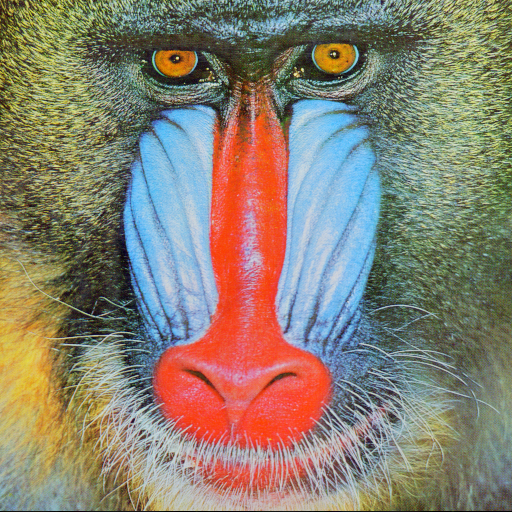
%> input picture Images/4/Baboon.bmp, 512 x 512 px
$ octave fft_showcasing.m   (GNU Octave 9; MATLAB toolbox functions it lacks are replaced by stand-ins)
%> lines starting %> are read from the running program, lines starting %| are printed output that depends on the picture
clear;

im = imread('..\Images\4\Baboon.bmp');
%> im is the input picture: size 512x512x3 uint8; mean R, G, B 137.4, 128.9, 113.1
im = rgb2gray(im);
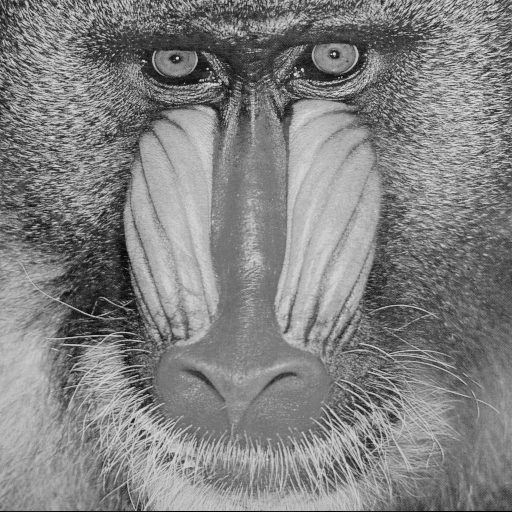
%> im: size 512x512 uint8; min 0, max 231, mean 129.6

fft_result=fftshift(fft2(im));
mag=abs(fft_result);
phase=angle(fft_result);
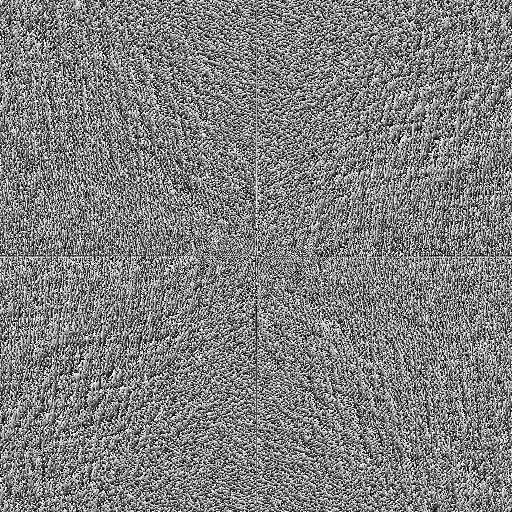
%> phase: size 512x512 double; min -3.14, max 3.14, mean 1.2e-05; drawn with min black and max white

figure;
subplot(2,2,1);imshow(im);title('original image');
subplot(2,2,2);imshow(mag,[]); title('magnitude (no scale)');
subplot(2,2,3);imshow(log(mag),[]); title('magnitude with log scale');
%> after `imshow(log(mag),[])`:
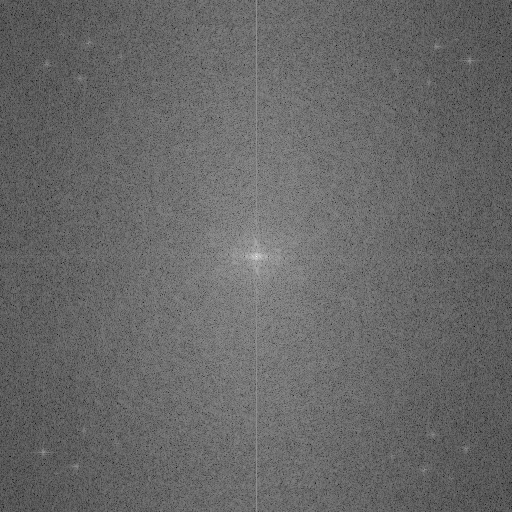
%> displayed picture: size 512x512, on the screen's scale of 0 to 255; min 0, max 255, mean 103.5
subplot(2,2,4);imshow(phase);title('phase');
%> after `imshow(phase)`:
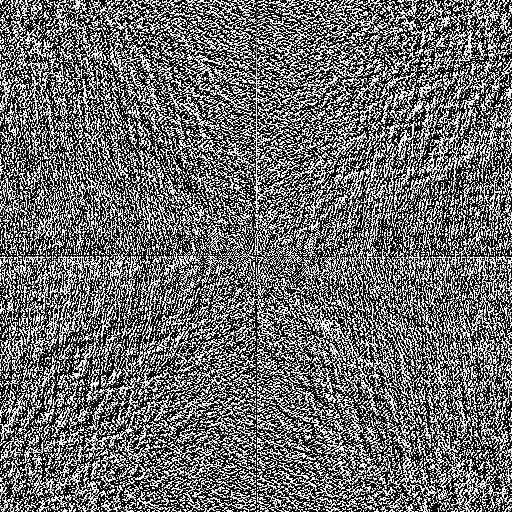
%> displayed picture: size 512x512, on the screen's scale of 0 to 255; min 0, max 255, mean 107.1

$ run again, with Images/4/Barbara.bmp copied over Images/4/Baboon.bmp
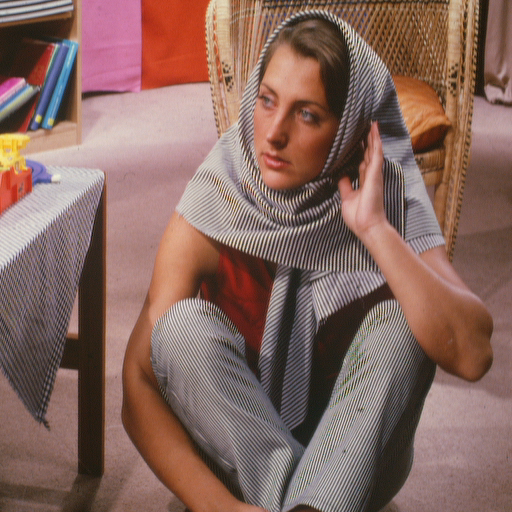
%> input picture Images/4/Barbara.bmp, 512 x 512 px
%> im is the input picture: size 512x512x3 uint8; mean R, G, B 134.9, 103.8, 95.4
%> im: size 512x512 uint8
%> `phase=angle(fft_result);`:
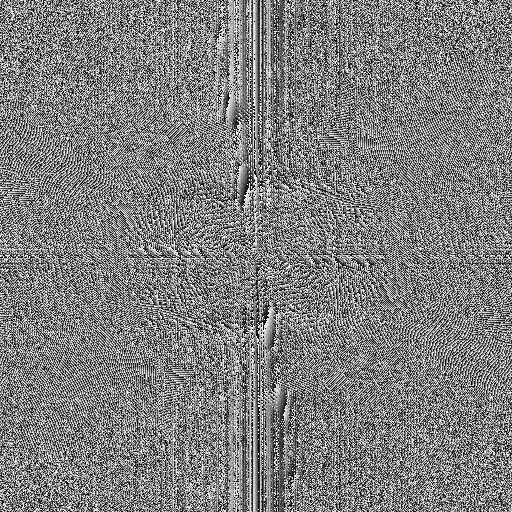
%> phase: size 512x512 double; min -3.14, max 3.14, mean 2.4e-05; drawn with min black and max white
%> `imshow(phase)`:
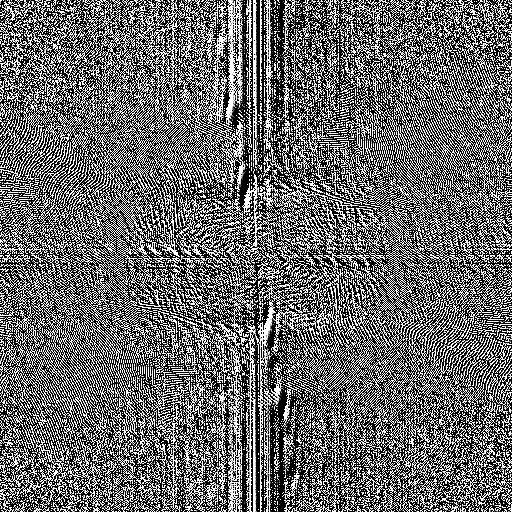
%> displayed picture: size 512x512, on the screen's scale of 0 to 255; min 0, max 255, mean 106.6
